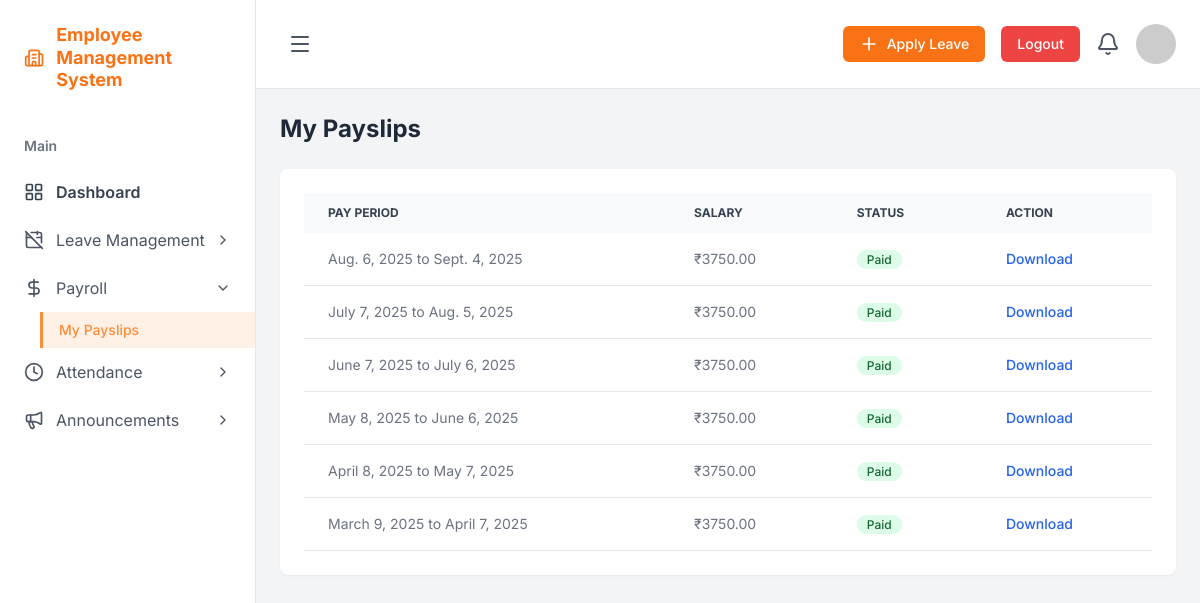
Page /dashboard/employee/payslips/ (signed in) on the committed database.
### core/models.py (models this page shows, shortened)
class Payroll(models.Model):
    STATUS_CHOICES = (
        ('PENDING', 'Pending'),
        ('PAID', 'Paid'),
    )
    employee = models.ForeignKey(settings.AUTH_USER_MODEL, on_delete=models.CASCADE)
    salary = models.DecimalField(max_digits=10, decimal_places=2)
    pay_period_start = models.DateField()
    pay_period_end = models.DateField()
    status = models.CharField(max_length=10, choices=STATUS_CHOICES, default='PENDING')

### core/views.py (the view)
# urls.py: path('dashboard/employee/payslips/', EmployeePayslipListView.as_view(), name='employee_payslips'),
class EmployeePayslipListView(EmployeeRequiredMixin, ListView):
    model = Payroll
    template_name = 'employee_payslips.html'
    context_object_name = 'payslips'
    def get_queryset(self):
        return Payroll.objects.filter(employee=self.request.user)

### core/views.py (called while the page is built)
    def dispatch(self, request, *args, **kwargs):
        if not request.user.is_authenticated:
            return self.handle_no_permission()
        if request.user.is_superuser or request.user.role == 'ADMIN':
            return redirect('admin_dashboard')
        if not request.user.is_approved:
            return redirect('not_approved')
        return super().dispatch(request, *args, **kwargs)

### templates/employee_payslips.html
{% extends 'base_employee.html' %}
{% block content %}
<div class="p-6">
    <h2 class="text-2xl font-bold text-gray-800 mb-6">My Payslips</h2>
    <div class="bg-white p-6 rounded-lg shadow-sm">
        <table class="w-full text-sm text-left text-gray-500">
            <thead class="text-xs text-gray-700 uppercase bg-gray-50">
                <tr>
                    <th scope="col" class="px-6 py-3">Pay Period</th>
                    <th scope="col" class="px-6 py-3">Salary</th>
                    <th scope="col" class="px-6 py-3">Status</th>
                    <th scope="col" class="px-6 py-3">Action</th>
                </tr>
            </thead>
            <tbody>
                {% for payslip in payslips %}
                <tr class="bg-white border-b">
                    <td class="px-6 py-4">{{ payslip.pay_period_start }} to {{ payslip.pay_period_end }}</td>
                    <td class="px-6 py-4">₹{{ payslip.salary }}</td>
                    <td class="px-6 py-4">
                        {% if payslip.status == 'PAID' %}
                            <span class="bg-green-100 text-green-800 text-xs font-medium mr-2 px-2.5 py-0.5 rounded-full">Paid</span>
                        {% else %}
                            <span class="bg-yellow-100 text-yellow-800 text-xs font-medium mr-2 px-2.5 py-0.5 rounded-full">Pending</span>
                        {% endif %}
                    </td>
                    <td class="px-6 py-4">
                        <a href="{% url 'payslip_pdf' payslip.pk %}" class="font-medium text-blue-600 hover:underline">Download</a>
                    </td>
                </tr>
                {% empty %}
                <tr>
                    <td colspan="4" class="px-6 py-4 text-center text-gray-500">No payslips found.</td>
                </tr>
                {% endfor %}
            </tbody>
        </table>
    </div>
</div>
{% endblock %}

### templates/base_employee.html (style rules this page uses)
body { font-family: 'Inter', sans-serif; background-color: #f3f4f6; }

### rows in the picture
Payroll: pay_period_start "Aug. 6, 2025", pay_period_end "Sept. 4, 2025", salary "3750.00", status "Paid"
Payroll: pay_period_start "July 7, 2025", pay_period_end "Aug. 5, 2025", salary "3750.00", status "Paid"
Payroll: pay_period_start "June 7, 2025", pay_period_end "July 6, 2025", salary "3750.00", status "Paid"
Payroll: pay_period_start "May 8, 2025", pay_period_end "June 6, 2025", salary "3750.00", status "Paid"
Payroll: pay_period_start "April 8, 2025", pay_period_end "May 7, 2025", salary "3750.00", status "Paid"
Payroll: pay_period_start "March 9, 2025", pay_period_end "April 7, 2025", salary "3750.00", status "Paid"
